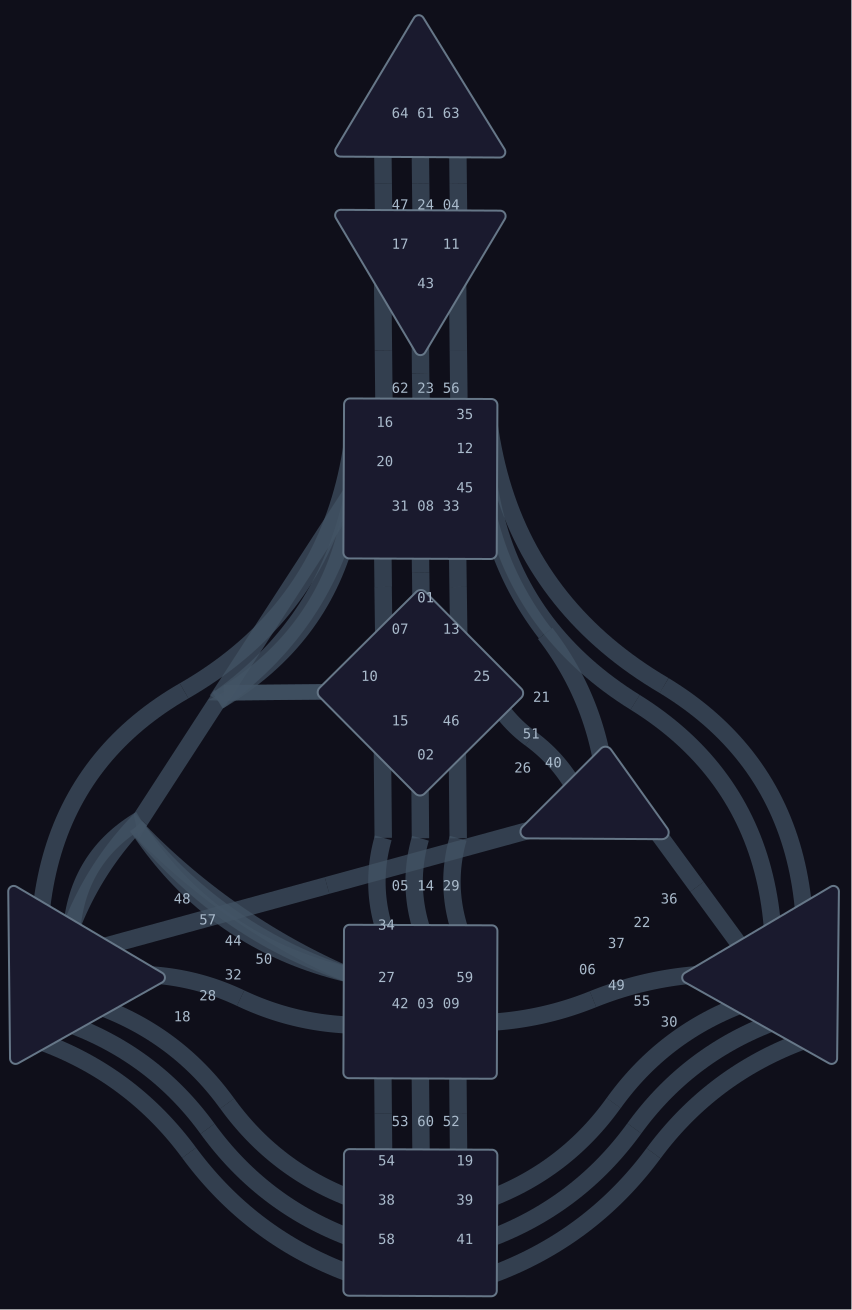

The script that drew this image:
"""
HD Bodygraph — Bent polygon strips experiment (Option 3)

Takes hdkit's straight polygon channel strips (MIT license) and warps them
along Bézier spines to create curved channels.

Algorithm:
1. Parse each hdkit polygon strip → 4 corners → spine (midline) + width
2. For channels that need curves, define a quadratic pull point
3. Convert to cubic Bézier spine
4. Sample the spine at N points, offset each ±half_width perpendicular to tangent
5. Output as filled polygon approximating the curved strip

hdkit source: https://github.com/jdempcy/hdkit (MIT license)
SVG data from: bodygraph-blank.svg (851.41 × 1309.4 viewbox)
"""

import drawsvg as draw
import math
import re
import sys

# ---------------------------------------------------------------------------
# hdkit SVG path data (MIT license, from bodygraph-blank.svg)
# ---------------------------------------------------------------------------
HDKIT_GATE_PATHS = {
    1:  "M429.37,572.57l.38,31.77-17.4.16L412,572.77",
    2:  "M411.75,838.49l-.52-67.76,17.4-.16.52,67.49",
    3:  "M412,1113.75l-.37-38.78,17.4-.16.38,39.33",
    4:  "M466.89,183.91l.37,30.02-17.4.16-.37-30.18",
    5:  "M391.93,837.64,393,929.22l-17.4.16-1.07-91.31",
    6:  "M592,990.7l109.78,-25.1.16,17.4L594,1007.68",
    7:  "M391.81,586.87l.83,60.56-17.4.16-.87-60.53",
    8:  "M411.94,572.77l-.35-29,17.4-.16.35,29",
    9:  "M449.5,1113.75l-.36-39.19,17.4-.16.37,39.72",
    10: "M342.37,683.81l.15,15.4L224,700.67l-.14,-15.39,118.48,-1.47",
    11: "M449.65,350.52l-.86-78.18,17.4-.16.86,78.35",
    12: "M627.89,707.14,478.12,463.22l15.13-8.59L642.37,697.5",
    13: "M466.78,586.87l.83,60.56-17.4.16-.84-60.53",
    14: "M429.15,838.06l.93,90.47-17.4.16-.93-90.2",
    15: "M374.53,838.07l-1.07-113.93,17.4-.17,1.07,113.67",
    16: "M176.37,686.82,345.85,430.73,361.18,439,191.8,694.87",
    17: "M374.7,350.15l-.88-83.36,17.4-.16.88,83.53",
    18: "M184,1159.72,36.93,1049.36l8.58-15.13,148.71,111.6",
    19: "M618.84,1109.91,494,1206.14,485.49,1191l123-94.88",
    20: "M207.63,700.23,347,485.46l15.32,8.23L228,700.69",
    21: "M552.66,630.14,608,751.29l-12.23,16-58.06,-130.5",
    22: "M642.37,697.5l137.53,224-15.13,8.59-136.88,-223",
    23: "M429.3,373.22l.48,27.3-17.39.16-.49-27.46",
    24: "M429.37,183.54l.38,30.8-17.39.16-.38-31",
    25: "M523.68,744l-35.94,-39.16L501.26,694l35.92,39.12",
    26: "M324.86,877.2,536,819.5l7.58,15.66L329.22,893.75",
    27: "M241.79,989.74l105.77,26.54.16,17.4L239.43,1006.5",
    28: "M202.37,1135.64,66.92,1032.37l8.53-15.16L212.72,1121.9",
    29: "M466.89,838.48l1.08,90-17.4.16L449.49,838",
    30: "M648.29,1146.45l152.08,-113.71,8.58,15.13L658.83,1160.14",
    31: "M374.41,587.09l-.41-43.04,17.4-.17.59,43",
    32: "M222,1110.4,97.24,1014.87l8.54-15.16,126.61,97",
    33: "M449.37,587.09l-.59-43,17.4-.17.59,43",
    34: "M139.46,819.72l213,148.33-6.21,14-213-148.32,6.21,-14.05",
    35: "M656.89,690.37,480.23,418.14l15-8.82L671.37,680.74",
    36: "M671.37,680.74l139.5,221.93-15,8.82-139,-221.12",
    37: "M703.37,882,750,945.61l-17,3.8-42.4,-57.87",
    38: "M212.72,1121.9l142,108.27-8.54,15.16L202.37,1135.64",
    39: "M639.63,1135.14,494.37,1246l-8.53-15.15L629,1121.64",
    40: "M690.61,891.54,647.73,833l17,-3.8L703.37,882",
    41: "M658.83,1160.14l-164,122.58-8.58-15.13,162,-121.12",
    42: "M374.52,1113.38l-.35-38,17.4-.16.35,38.16",
    43: "M411.9,373.22l-.24-32.28,17.4-.16.24,32.44",
    44: "M329.22,893.75l-223.06,61-7.58-15.66,226.28,-61.85",
    45: "M537.66,636.79,478.37,503.44l14.89-4.37,59.4,131.07",
    46: "M449.49,838.06l-1.06-110.7,17.4-.16,1.06,111.28",
    47: "M391.91,183.35l.38,31.39-17.4.17-.38-31.56",
    48: "M191.8,694.87,49.37,910.05,34,901.82l142.3,-215",
    49: "M608.5,1096.14l128.41,-99,8.53,15.16L618.84,1110",
    50: "M239.43,1006.5,147,983.31l-.16-17.4,94.91,23.83",
    51: "M537.18,733.07l42.22,46L565.87,790l-42.19,-46",
    52: "M466.91,1114.14l.35,38-17.4.16-.36,-38.49",
    53: "M391.92,1113.38l.37,39.52-17.4.16-.37-39.68",
    54: "M232.37,1096.67,355.56,1191l-8.51,15.13-125,-95.76",
    55: "M629,1121.64l140.21,-107,8.53,15.15L639.63,1135.14",
    56: "M467.05,350.14l.56,51.08-17.4.16-.56,-50.87",
    57: "M147.44,824.86,79.76,929.14l-15.32,-8.22L133.78,814Z",
    58: "M194.22,1145.83l160.44,120.41-8.58,15.13L184,1159.72",
    59: "M594,1007.68l-101.47,23.19-.16-17.39L592,990.7",
    60: "M429.37,1114.14l.36,38.37-17.4.16-.36,-38.9",
    61: "M412,183.54l-.35-30.15,17.4-.16.31,30.31",
    62: "M392.1,350.34l.54,51-17.4.16-.54,-51.36",
    63: "M449.49,183.73,449.14,153l17.4-.16.35,31.09",
    64: "M374.51,183.35l-.34-29.55,17.4-.16.34,29.71",
}

HDKIT_SPECIAL_PATHS = {
    'GateSpan':      "M227.96,700.74l-80.52,124.12-13.66,-10.79L214.3,689.95Z",
    'GateConnect34': "M138.86,839.14l-5.08,-25.09,13.66,10.79Z",
    'GateConnect10': "M228,700.74l-20.33,-.51,31.7,-15.68Z",
}

HDKIT_CENTER_PATHS = {
    'Head':         "M340.59,156.62a5.48,5.48,0,0,1-4.68,-8.32L414,17.86a5.49,5.49,0,0,1,7.54,-1.9,5.64,5.64,0,0,1,1.86,1.84l81.12,131.34a5.5,5.5,0,0,1-4.68,8.39Z",
    'Ajna':         "M420.37,355.14a5.44,5.44,0,0,1-4.73,-2.69L335.92,218.14a5.49,5.49,0,0,1,1.89,-7.53,5.57,5.57,0,0,1,2.84,-.78l159.5,.82a5.51,5.51,0,0,1,4.7,8.32L425.12,352.49A5.48,5.48,0,0,1,420.37,355.14Z",
    'Throat':       "M349.37,558.45a6,6,0,0,1-6,-6l.68,-148a6,6,0,0,1,6,-6L491.4,399a6,6,0,0,1,6,6l-.67,148a6,6,0,0,1-6,6Z",
    'G':            "M420,795.51a6.4,6.4,0,0,1-4.58,-1.9l-95.86,-96.68a6.48,6.48,0,0,1,0,-9.13l96.69,-95.92a6.46,6.46,0,0,1,9.12,0l95.9,96.72a6.48,6.48,0,0,1,0,9.12l-96.69,95.93A6.48,6.48,0,0,1,420,795.51Z",
    'Sacral':       "M348.86,1078.19a5.5,5.5,0,0,1-5.48,-5.52L344,930.26a5.5,5.5,0,0,1,5.5,-5.48l142.43,.56a5.5,5.5,0,0,1,5.48,5.52l-.57,142.41a5.54,5.54,0,0,1-5.5,5.48Z",
    'Root':         "M348.86,1295.7a5.43,5.43,0,0,1-3.88,-1.62,5.49,5.49,0,0,1-1.6,-3.9l.57,-135.56a5.5,5.5,0,0,1,5.5,-5.48l142.43,.57a5.5,5.5,0,0,1,5.48,5.52l-.57,135.56a5.54,5.54,0,0,1-5.5,5.48Z",
    'SolarPlexus':  "M831.56,1063.92a5.48,5.48,0,0,1-2.68,-.71L685,982.36a5.5,5.5,0,0,1-2.11,-7.49h0a5.48,5.48,0,0,1,2,-2l145.71,-86.2a5.18,5.18,0,0,1,2.79,-.78,5.51,5.51,0,0,1,5.51,5.51v.06l-1.78,167A5.53,5.53,0,0,1,831.56,1063.92Z",
    'Spleen':       "M15.53,1063.92a5.53,5.53,0,0,1-5.5,-5.45l-1.78,-167a5.31,5.31,0,0,1,1.57,-3.91,5.52,5.52,0,0,1,3.94,-1.66,5.39,5.39,0,0,1,2.79,.78l145.71,86.2a5.49,5.49,0,0,1,1.94,7.52h0a5.48,5.48,0,0,1-2,2l-144,80.85A5.61,5.61,0,0,1,15.53,1063.92Z",
    'Ego':          "M527.17,838.36a6.76,6.76,0,0,1-4.73,-11.54l78.29,-78.14a6.66,6.66,0,0,1,4.76,-2,6.75,6.75,0,0,1,5.5,2.83l56.48,79A6.76,6.76,0,0,1,662,839.19Z",
}

# Which channel each gate belongs to: gate → partner gate
CHANNEL_PAIRS = {
    64: 47, 47: 64,  61: 24, 24: 61,  63: 4, 4: 63,       # head-ajna
    17: 62, 62: 17,  43: 23, 23: 43,  11: 56, 56: 11,      # ajna-throat
    16: 48, 48: 16,  20: 57, 57: 20,                         # throat-spleen
    35: 36, 36: 35,  12: 22, 22: 12,                         # throat-solar
    45: 21, 21: 45,                                           # throat-will/ego
    31: 7, 7: 31,  8: 1, 1: 8,  33: 13, 13: 33,            # throat-ji/G
    25: 51, 51: 25,                                           # ji-will
    15: 5, 5: 15,  2: 14, 14: 2,  46: 29, 29: 46,          # ji-sacral
    37: 40, 40: 37,                                           # solar-will
    44: 26, 26: 44,                                           # spleen-will
    59: 6, 6: 59,                                             # sacral-solar
    27: 50, 50: 27,                                           # sacral-spleen
    42: 53, 53: 42,  3: 60, 60: 3,  9: 52, 52: 9,          # sacral-root
    32: 54, 54: 32,  28: 38, 38: 28,  18: 58, 58: 18,      # spleen-root
    49: 19, 19: 49,  55: 39, 39: 55,  30: 41, 41: 30,      # solar-root
    # integration channels
    34: 57,  10: 34,  # these have multiple partners, handled specially
}

# Full channel list: (gate_a, gate_b) — rendering order
CHANNELS = [
    (57, 20), (10, 20),  # integration pieces first (under)
    (57, 34), (10, 34),
    (34, 20),
    (44, 26), (12, 22), (35, 36), (21, 45), (51, 25),
    (40, 37), (59, 6), (27, 50),
    (48, 16), (58, 18), (38, 28), (54, 32),
    (41, 30), (39, 55), (49, 19),
    (64, 47), (61, 24), (63, 4),
    (17, 62), (43, 23), (11, 56),
    (31, 7), (1, 8), (33, 13),
    (15, 5), (2, 14), (46, 29),
    (42, 53), (3, 60), (9, 52),
]

# ---------------------------------------------------------------------------
# Curve parameters per center pair
# direction: which side to pull the curve toward
#   "left"  = pull toward lower x (viewer's left)
#   "right" = pull toward higher x (viewer's right)
#   "straight" = no curve
# strength: how far to pull (fraction of spine length)
# ---------------------------------------------------------------------------
CURVE_PARAMS = {
    # spine channels — straight
    ("head", "ajna"):     {"direction": "straight", "strength": 0},
    ("ajna", "throat"):   {"direction": "straight", "strength": 0},
    ("throat", "G"):      {"direction": "straight", "strength": 0},
    ("G", "sacral"):      {"direction": "straight", "strength": 0},
    ("sacral", "root"):   {"direction": "straight", "strength": 0},
    # left-side curves
    ("throat", "spleen"): {"direction": "left",  "strength": 0.25},
    ("spleen", "root"):   {"direction": "left",  "strength": 0.15},
    ("sacral", "spleen"): {"direction": "left",  "strength": 0.10},
    # right-side curves
    ("throat", "solar"):  {"direction": "right", "strength": 0.25},
    ("solar", "root"):    {"direction": "right", "strength": 0.15},
    ("sacral", "solar"):  {"direction": "right", "strength": 0.08},
    # small connectors
    ("throat", "ego"):    {"direction": "right", "strength": 0.12},
    ("G", "ego"):         {"direction": "right", "strength": 0.10},
    ("spleen", "ego"):    {"direction": "straight", "strength": 0},
    ("solar", "ego"):     {"direction": "straight", "strength": 0},
    # integration channels — gentle left curves
    ("sacral", "throat"): {"direction": "left",  "strength": 0.20},
    ("sacral", "G"):      {"direction": "left",  "strength": 0.15},
    ("spleen", "G"):      {"direction": "left",  "strength": 0.18},
    ("spleen", "throat"): {"direction": "left",  "strength": 0.25},
}

# Map each gate to its center
GATE_TO_CENTER = {
    # Head
    64: "head", 61: "head", 63: "head",
    # Ajna
    47: "ajna", 24: "ajna", 4: "ajna", 17: "ajna", 43: "ajna", 11: "ajna",
    # Throat
    62: "throat", 23: "throat", 56: "throat", 16: "throat", 20: "throat",
    35: "throat", 12: "throat", 45: "throat", 31: "throat", 8: "throat", 33: "throat",
    # G / Ji
    7: "G", 1: "G", 13: "G", 25: "G", 15: "G", 2: "G", 46: "G", 10: "G",
    # Ego / Will
    21: "ego", 51: "ego", 26: "ego", 40: "ego",
    # Sacral
    5: "sacral", 14: "sacral", 29: "sacral", 34: "sacral", 27: "sacral",
    59: "sacral", 42: "sacral", 3: "sacral", 9: "sacral",
    # Spleen
    48: "spleen", 57: "spleen", 44: "spleen", 50: "spleen",
    32: "spleen", 28: "spleen", 18: "spleen",
    # Solar Plexus
    36: "solar", 22: "solar", 37: "solar", 6: "solar",
    49: "solar", 55: "solar", 30: "solar",
    # Root
    53: "root", 60: "root", 52: "root", 54: "root", 38: "root",
    58: "root", 19: "root", 39: "root", 41: "root",
}


# ---------------------------------------------------------------------------
# SVG path parsing
# ---------------------------------------------------------------------------
def parse_svg_path(d):
    """Parse SVG path d-string into list of absolute (x, y) coordinates."""
    tokens = re.findall(r'[MmLlHhVvCcSsQqTtAaZz]|[-+]?[0-9]*\.?[0-9]+', d)
    points = []
    cx, cy = 0, 0
    i = 0
    cmd = 'M'
    while i < len(tokens):
        if tokens[i].isalpha():
            cmd = tokens[i]
            i += 1
            if cmd in ('Z', 'z'):
                continue
        if cmd == 'M':
            cx, cy = float(tokens[i]), float(tokens[i+1])
            points.append((cx, cy))
            i += 2
            cmd = 'L'  # implicit
        elif cmd == 'm':
            cx += float(tokens[i]); cy += float(tokens[i+1])
            points.append((cx, cy))
            i += 2
            cmd = 'l'
        elif cmd == 'L':
            cx, cy = float(tokens[i]), float(tokens[i+1])
            points.append((cx, cy))
            i += 2
        elif cmd == 'l':
            cx += float(tokens[i]); cy += float(tokens[i+1])
            points.append((cx, cy))
            i += 2
        else:
            i += 1  # skip unknown
    return points


def strip_from_polygon(pts):
    """
    Given 4 polygon corners, extract:
    - spine_start, spine_end (midpoints of the two short edges)
    - width (average of the two short edge lengths)

    Assumes corners go: P0 → P1 (long edge) → P2 → P3 (long edge back).
    Short edges are P0-P3 and P1-P2.
    """
    if len(pts) == 5:
        pts = pts[:4]  # drop closing duplicate
    assert len(pts) == 4, f"Expected 4 points, got {len(pts)}"
    p0, p1, p2, p3 = pts

    w03 = math.dist(p0, p3)
    w12 = math.dist(p1, p2)

    spine_start = ((p0[0] + p3[0]) / 2, (p0[1] + p3[1]) / 2)
    spine_end   = ((p1[0] + p2[0]) / 2, (p1[1] + p2[1]) / 2)
    width = (w03 + w12) / 2

    return spine_start, spine_end, width


# ---------------------------------------------------------------------------
# Bézier math
# ---------------------------------------------------------------------------
def lerp(a, b, t):
    return (a[0] + (b[0] - a[0]) * t, a[1] + (b[1] - a[1]) * t)


def cubic_bezier(p0, p1, p2, p3, t):
    """Evaluate cubic Bézier at parameter t."""
    u = 1 - t
    return (
        u**3 * p0[0] + 3*u**2*t * p1[0] + 3*u*t**2 * p2[0] + t**3 * p3[0],
        u**3 * p0[1] + 3*u**2*t * p1[1] + 3*u*t**2 * p2[1] + t**3 * p3[1],
    )


def cubic_bezier_tangent(p0, p1, p2, p3, t):
    """Tangent vector of cubic Bézier at parameter t."""
    u = 1 - t
    return (
        3*u**2 * (p1[0]-p0[0]) + 6*u*t * (p2[0]-p1[0]) + 3*t**2 * (p3[0]-p2[0]),
        3*u**2 * (p1[1]-p0[1]) + 6*u*t * (p2[1]-p1[1]) + 3*t**2 * (p3[1]-p2[1]),
    )


def perpendicular(tangent):
    """Unit vector perpendicular to tangent (rotated 90° CCW)."""
    tx, ty = tangent
    length = math.sqrt(tx*tx + ty*ty)
    if length < 1e-9:
        return (0, 0)
    return (-ty / length, tx / length)


def make_spine_curve(spine_start, spine_end, center_a, center_b):
    """
    Create cubic Bézier control points for a channel spine.

    Uses quadratic-to-cubic conversion:
    1. Compute a single pull point Q offset perpendicular to the chord midpoint
    2. Convert to cubic: CP1 = P0 + 2/3*(Q-P0), CP2 = P2 + 2/3*(Q-P2)
    This guarantees symmetric, circular-looking arcs.
    """
    pair_key = (center_a, center_b)
    params = CURVE_PARAMS.get(pair_key)
    if not params:
        # try reversed
        pair_key = (center_b, center_a)
        params = CURVE_PARAMS.get(pair_key)
    if not params or params["direction"] == "straight":
        # straight line: CPs at 1/3 and 2/3 along chord
        cp1 = lerp(spine_start, spine_end, 1/3)
        cp2 = lerp(spine_start, spine_end, 2/3)
        return spine_start, cp1, cp2, spine_end

    direction = params["direction"]
    strength = params["strength"]

    # chord midpoint and vector
    mid = lerp(spine_start, spine_end, 0.5)
    chord_vec = (spine_end[0] - spine_start[0], spine_end[1] - spine_start[1])
    chord_len = math.sqrt(chord_vec[0]**2 + chord_vec[1]**2)

    if chord_len < 1e-9:
        return spine_start, mid, mid, spine_end

    # perpendicular to chord
    perp = perpendicular(chord_vec)

    # displacement
    disp = chord_len * strength
    if direction == "right":
        disp = -disp  # flip direction

    # quadratic pull point Q
    Q = (mid[0] + perp[0] * disp, mid[1] + perp[1] * disp)

    # convert quadratic to cubic
    cp1 = (spine_start[0] + 2/3 * (Q[0] - spine_start[0]),
            spine_start[1] + 2/3 * (Q[1] - spine_start[1]))
    cp2 = (spine_end[0] + 2/3 * (Q[0] - spine_end[0]),
            spine_end[1] + 2/3 * (Q[1] - spine_end[1]))

    return spine_start, cp1, cp2, spine_end


def bend_strip(spine_start, spine_end, width, center_a, center_b, n_samples=40):
    """
    Warp a straight strip along a Bézier spine.

    Returns two lists of points: left_edge and right_edge (forming the
    outline of the curved strip).
    """
    p0, cp1, cp2, p3 = make_spine_curve(spine_start, spine_end, center_a, center_b)
    half_w = width / 2

    left_edge = []
    right_edge = []

    for i in range(n_samples + 1):
        t = i / n_samples
        pt = cubic_bezier(p0, cp1, cp2, p3, t)
        tan = cubic_bezier_tangent(p0, cp1, cp2, p3, t)
        perp = perpendicular(tan)

        left_edge.append((pt[0] + perp[0] * half_w,
                          pt[1] + perp[1] * half_w))
        right_edge.append((pt[0] - perp[0] * half_w,
                           pt[1] - perp[1] * half_w))

    return left_edge, right_edge


# ---------------------------------------------------------------------------
# Drawing
# ---------------------------------------------------------------------------
VW, VH = 851.41, 1309.4


def draw_curved_channel(d, gate_a, gate_b, color="#fff", opacity=0.8):
    """Parse the hdkit polygon for gate_a, bend it along the spine, draw it."""
    path_str = HDKIT_GATE_PATHS.get(gate_a)
    if not path_str:
        return

    pts = parse_svg_path(path_str)
    if len(pts) < 4:
        return

    spine_start, spine_end, width = strip_from_polygon(pts)
    center_a = GATE_TO_CENTER.get(gate_a, "")
    center_b = GATE_TO_CENTER.get(gate_b, "")

    left_edge, right_edge = bend_strip(
        spine_start, spine_end, width, center_a, center_b
    )

    # Build filled polygon from left_edge forward + right_edge reversed
    all_pts = left_edge + list(reversed(right_edge))
    flat = []
    for p in all_pts:
        flat.extend(p)

    d.append(draw.Lines(*flat, close=True,
                        fill=color, fill_opacity=opacity,
                        stroke="none"))


def draw_channel_pair(d, gate_a, gate_b, color="#ffffff"):
    """Draw both halves of a channel (one polygon strip per gate)."""
    draw_curved_channel(d, gate_a, gate_b, color=color, opacity=0.7)
    draw_curved_channel(d, gate_b, gate_a, color=color, opacity=0.7)


def draw_bodygraph(outfile="experiments/bent_bodygraph.svg"):
    d = draw.Drawing(VW, VH, viewBox=f"0 0 {VW} {VH}")

    # background
    d.append(draw.Rectangle(0, 0, VW, VH, fill="#0f0f1a"))

    # draw channels
    for ga, gb in CHANNELS:
        draw_channel_pair(d, ga, gb, color="#445566")

    # draw integration special connectors (straight, these are triangular fills)
    for name, path_d in HDKIT_SPECIAL_PATHS.items():
        d.append(draw.Path(d=path_d, fill="#445566", fill_opacity=0.7, stroke="none"))

    # draw centers using hdkit's proper shapes
    for name, path_d in HDKIT_CENTER_PATHS.items():
        d.append(draw.Path(d=path_d, fill="#1a1a2e", stroke="#667788",
                           stroke_width=2))

    # draw gate numbers
    from libaditya.hd import constants as hdc
    for i in range(1, 65):
        d.append(draw.Text(hdc.gates[i][0], font_size=14,
                           x=hdc.gates[i][2] * VW/500,
                           y=hdc.gates[i][3] * VH/500,
                           fill="#aabbcc", font_family="monospace"))

    d.save_svg(outfile)
    print(f"Saved to {outfile}")


def draw_comparison(outfile="experiments/bent_comparison.svg"):
    """Side-by-side: straight (hdkit original) vs bent."""
    total_w = VW * 2 + 40
    d = draw.Drawing(total_w, VH + 40, viewBox=f"0 0 {total_w} {VH + 40}")
    d.append(draw.Rectangle(0, 0, total_w, VH + 40, fill="#0f0f1a"))

    # Labels
    d.append(draw.Text("STRAIGHT (hdkit original)", font_size=20,
                        x=VW/2 - 120, y=25, fill="#aabbcc"))
    d.append(draw.Text("BENT (curved spines)", font_size=20,
                        x=VW + 40 + VW/2 - 100, y=25, fill="#aabbcc"))

    # --- Left: straight channels using raw hdkit paths ---
    g_left = draw.Group(transform=f"translate(0, 30)")

    for ga, gb in CHANNELS:
        for gate in (ga, gb):
            path_str = HDKIT_GATE_PATHS.get(gate)
            if path_str:
                g_left.append(draw.Path(d=path_str, fill="#445566",
                                        fill_opacity=0.7, stroke="none"))
    for name, path_d in HDKIT_SPECIAL_PATHS.items():
        g_left.append(draw.Path(d=path_d, fill="#445566", fill_opacity=0.7))
    for name, path_d in HDKIT_CENTER_PATHS.items():
        g_left.append(draw.Path(d=path_d, fill="#1a1a2e", stroke="#667788",
                                stroke_width=2))
    d.append(g_left)

    # --- Right: bent channels ---
    g_right = draw.Group(transform=f"translate({VW + 40}, 30)")

    for ga, gb in CHANNELS:
        # bent version
        for gate, partner in ((ga, gb), (gb, ga)):
            path_str = HDKIT_GATE_PATHS.get(gate)
            if not path_str:
                continue
            pts = parse_svg_path(path_str)
            if len(pts) < 4:
                continue
            spine_start, spine_end, width = strip_from_polygon(pts)
            center_a = GATE_TO_CENTER.get(gate, "")
            center_b = GATE_TO_CENTER.get(partner, "")
            left_edge, right_edge = bend_strip(spine_start, spine_end, width,
                                                center_a, center_b)
            all_pts = left_edge + list(reversed(right_edge))
            flat = []
            for p in all_pts:
                flat.extend(p)
            g_right.append(draw.Lines(*flat, close=True,
                                       fill="#445566", fill_opacity=0.7,
                                       stroke="none"))

    for name, path_d in HDKIT_SPECIAL_PATHS.items():
        g_right.append(draw.Path(d=path_d, fill="#445566", fill_opacity=0.7))
    for name, path_d in HDKIT_CENTER_PATHS.items():
        g_right.append(draw.Path(d=path_d, fill="#1a1a2e", stroke="#667788",
                                 stroke_width=2))
    d.append(g_right)

    d.save_svg(outfile)
    print(f"Comparison saved to {outfile}")


if __name__ == "__main__":
    if "--compare" in sys.argv:
        draw_comparison()
    else:
        draw_bodygraph()
